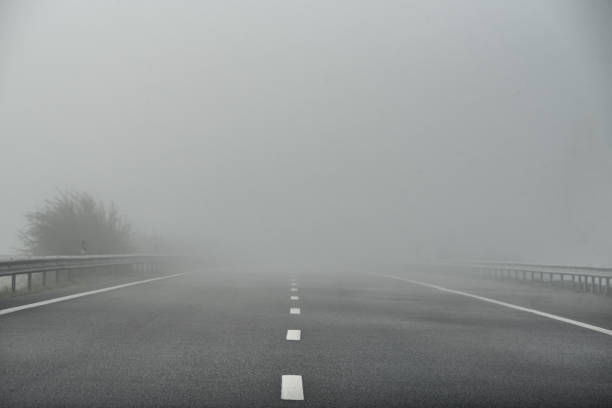
#> input picture test_foggy_road.jpg, 612 x 408 px
$ python -i enhancement.py   (imports and definitions only)
#> lines starting #> are read from the running program, lines starting #| are printed output that depends on the picture
#> further down, picture is the input picture: shape (408, 612, 3); mean B, G, R 151.7, 151.8, 148.7
import cv2

def enhance_low_light(img):
    """Raat ke time ya andhere mein image ko saaf karna."""
    # Image ko LAB color space mein convert karo (L = Lightness)
    lab = cv2.cvtColor(img, cv2.COLOR_BGR2LAB)
#> lab: shape (408, 612, 3); mean of channels 0, 1, 2 158.7, 126.8, 127.6
    l, a, b = cv2.split(lab)

    # CLAHE apply karo sirf L channel par
    clahe = cv2.createCLAHE(clipLimit=3.0, tileGridSize=(8,8))
    cl = clahe.apply(l)
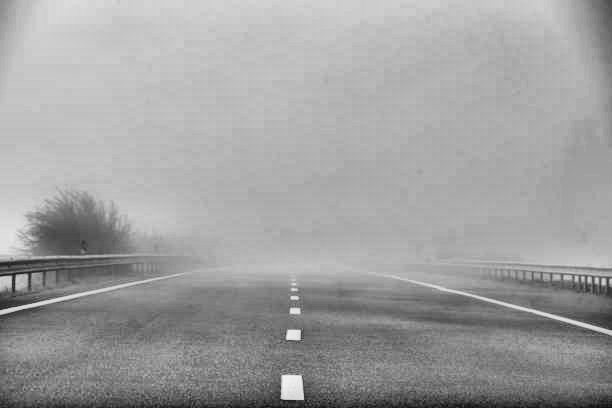
#> cl: shape (408, 612); min 16, max 244, mean 160

    # Wapas merge karke BGR mein convert karo
    limg = cv2.merge((cl, a, b))
#> limg: shape (408, 612, 3); mean of channels 0, 1, 2 160, 126.8, 127.6
    enhanced = cv2.cvtColor(limg, cv2.COLOR_LAB2BGR)
    return enhanced

>>> import cv2
>>> picture = cv2.imread('test_foggy_road.jpg')
>>> result = enhance_low_light(picture)
